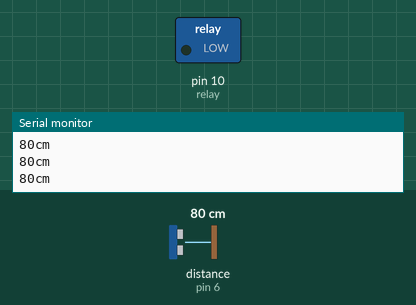
The sketch below on a simulated Arduino Uno, built with avr-gcc and run on an emulated ATmega328P. On the bench: switched loads named in the sketch (green lamp = pin HIGH), the last lines printed to the serial monitor. Wiring (inferred from the names in the program): ultrasonic range finder: trigger pin 7; echo pin 6. Inputs (shaded band) come from the test bench; at power-on: distance to the obstacle (sensor on pin 6) 80 cm. The echo pulse lasts 58.3 µs per cm; pins used as bus, display or sensor lines are not drawn.

Above: at 1.2 s.
1.3 s: distance to the obstacle (sensor on pin 6) set to 44 cm
4.3 s: distance to the obstacle (sensor on pin 6) set to 39 cm
At 5.2 s:
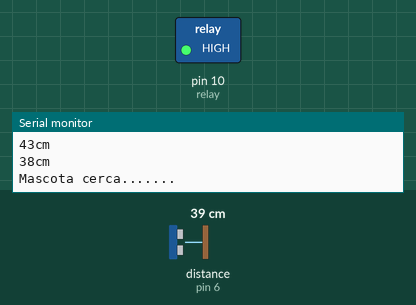
5.8 s: distance to the obstacle (sensor on pin 6) set to 60 cm
At 7.0 s:
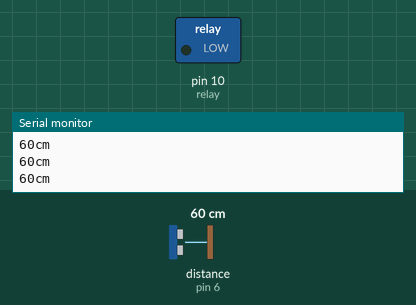
7.8 s: distance to the obstacle (sensor on pin 6) set to 2 cm
At 9.0 s:
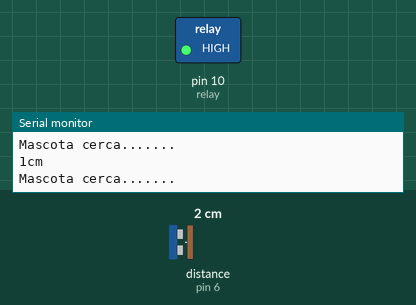
Timing chart, 0 to 10.3 s (numbered marks = the images above; inputs shaded):
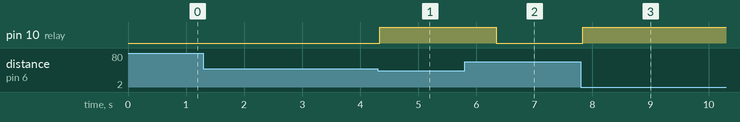

The sketch:

Luz_Mascotas_Sensor_Ultrasonidos_Relay.ino
```cpp
/* Luz para mascotas en el comedor/bebedero
 * Sensor Ultrasonidos de proximidad (HC-SR04)
 * Francisco Javier Luengo Gutiérrez
 * Sevilla 17.11.2019
 *
 * Al acercarse el animal a menos de 40 cm se encenderá ristra led conectada a corriente
 * y activada con un relay.

  Más info en: https://github.com/fraluegut

 HC-SR04 conexión:
  VCC al arduino 5v
  GND al arduino GND
  Echo al Arduino pin 6
  Trig al Arduino pin 7

 KY019 5V relay module
 */

#define Echo 6
#define Trig 7
long duracion, distancia;
int relay = 10;

void setup() {
  Serial.begin (9600);     // inicializa el puerto seria a 9600 baudios
  pinMode(Echo, INPUT);    // define el pin 6 como entrada (echo)
  pinMode(Trig, OUTPUT);   // define el pin 7 como salida  (trig)
  pinMode (relay, OUTPUT); // define relay (pin 10) como salida
}

void loop() {
  digitalWrite(Trig, LOW);
  delayMicroseconds(2);
  digitalWrite(Trig, HIGH);   // genera el pulso de triger por 10ms
  delayMicroseconds(10);
  digitalWrite(Trig, LOW);

  duracion = pulseIn(Echo, HIGH);
  distancia = (duracion/2) / 29;            // calcula la distancia en cm

  if (distancia >= 500 || distancia <= 0){
    Serial.println("---");                  // Vacío
  }
  else {
    Serial.print(distancia);           // Indica distancia
    Serial.println("cm");              // texto "cm"
  }

   if (distancia <= 40){
    Serial.println("Mascota cerca.......");
    digitalWrite (relay, HIGH); // relay conduction;
    delay (1000);
  }
  else {
        digitalWrite (relay, LOW); // relay conduction;
  }
}
```

Measured:
- the behaviour switches between 42 and 41 cm on distance to the obstacle (sensor on pin 6) (found by bisection; images 0 and 1)
- after the input at 4.3 s, pin 10 (relay): LOW → HIGH at once
- after the input at 5.8 s, pin 10 (relay): HIGH → LOW after 0.54 s
- after the input at 7.8 s, pin 10 (relay): LOW → HIGH at once
